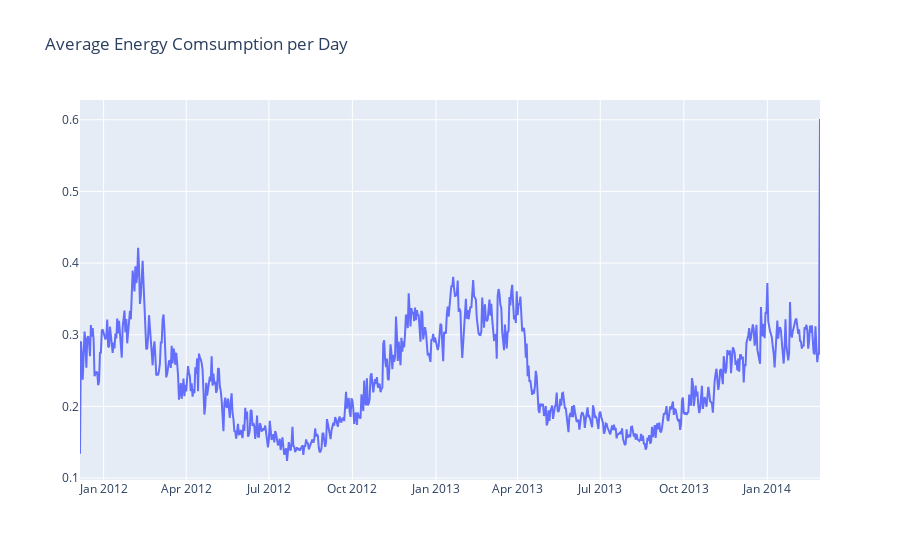

The code cell stored with this chart in its notebook:
### Code cell
fig = {"data" : [{"x" : energy_data_date.date,"y" : energy_data_date.net,
                  "name" : "Total Run","line": {"width" : 2},
                  "type" : "scatter","mode" : "lines" }],
       
        "layout" : {"title": "Average Energy Comsumption per Day"}}

iplot(fig)

### Figure 1 — Plotly figure (JSON) as saved in the notebook; plotly's stock layout.template omitted (floating-point values rounded to 4 significant figures; data arrays with more than 128 entries replaced by an {"elided": "..."} marker saying what was removed)
{"data": [{"line": {"width": 2}, "mode": "lines", "name": "Total Run", "type": "scatter", "x": {"elided": "816 str values"}, "y": {"elided": "816 float values"}}], "layout": {"title": {"text": "Average Energy Comsumption per Day"}}}
